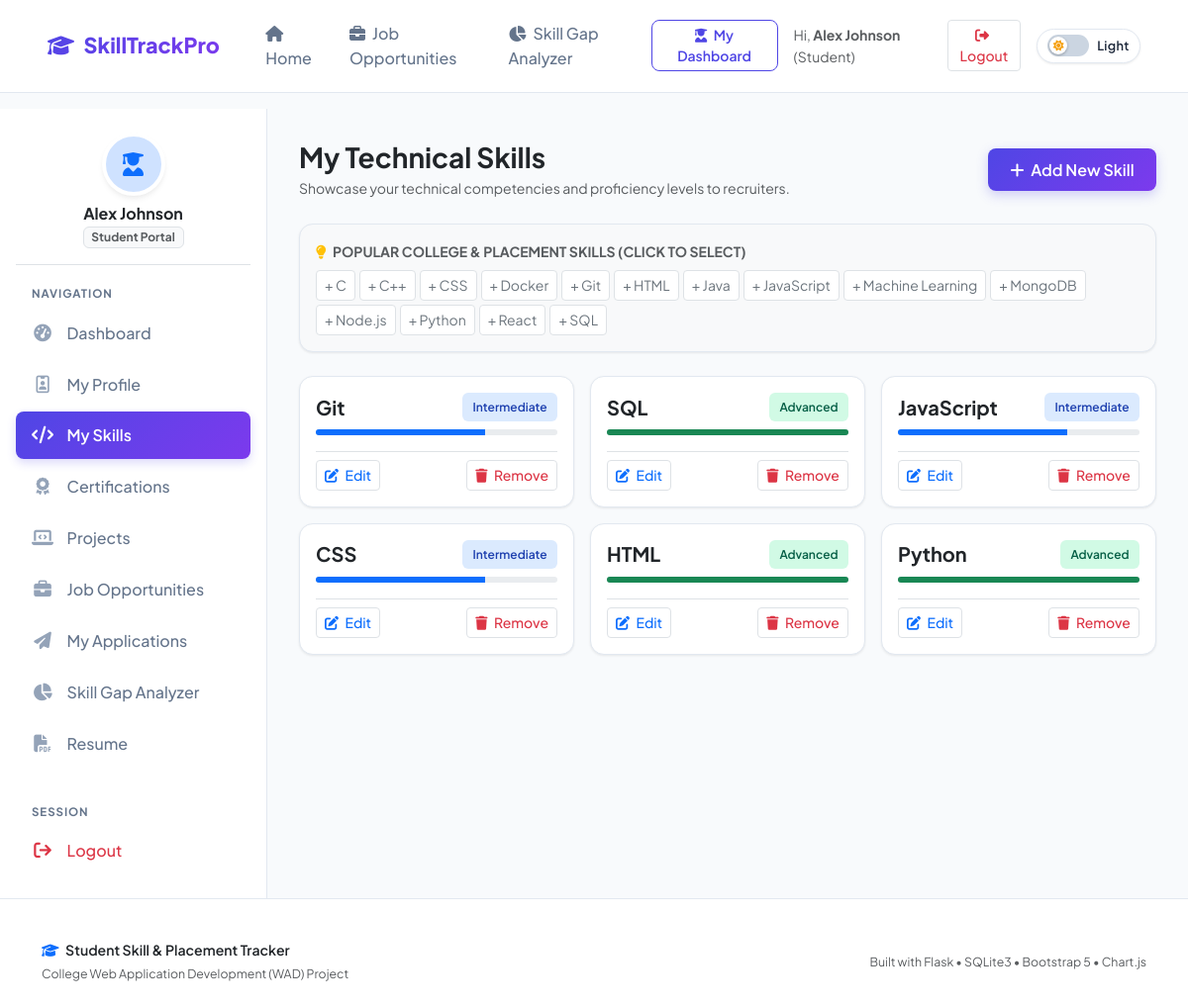
The page /student/skills (signed in) on the database its author committed.
### tables this page shows
CREATE TABLE skills (
        id INTEGER PRIMARY KEY AUTOINCREMENT,
        name TEXT UNIQUE NOT NULL,
        category TEXT
    );

CREATE TABLE student_skills (
        id INTEGER PRIMARY KEY AUTOINCREMENT,
        student_id INTEGER NOT NULL,
        skill_name TEXT NOT NULL,
        proficiency TEXT NOT NULL CHECK(proficiency IN ('Beginner', 'Intermediate', 'Advanced')),
        created_at TIMESTAMP DEFAULT CURRENT_TIMESTAMP,
        FOREIGN KEY (student_id) REFERENCES users (id) ON DELETE CASCADE,
        UNIQUE (student_id, skill_name)
    );

### app.py (the view)
@app.route('/student/skills')
@student_required
def skills():
    student_id = session['user_id']
    db = get_db()
    student_skills = db.execute("SELECT * FROM student_skills WHERE student_id = ? ORDER BY id DESC", (student_id,)).fetchall()
    master_skills = db.execute("SELECT name FROM skills ORDER BY name ASC").fetchall()
    return render_template('skills.html', student_skills=student_skills, master_skills=master_skills)

### app.py (called while the page is built)
def get_db():
    if 'db' not in g:
        g.db = sqlite3.connect(app.config['DATABASE'])
        g.db.row_factory = sqlite3.Row
        g.db.execute("PRAGMA foreign_keys = ON")
    return g.db

def student_required(f):
    @wraps(f)
    def decorated_function(*args, **kwargs):
        if 'user_id' not in session:
            flash('Please log in to continue.', 'warning')
            return redirect(url_for('login'))
        if session.get('role') != 'student':
            flash('Access denied. Student portal only.', 'danger')
            return redirect(url_for('admin_dashboard'))
        return f(*args, **kwargs)
    return decorated_function

### templates/skills.html (shortened to what this page needs)
{% extends "base.html" %}
{% block content %}
<div class="app-wrapper">
    {% include "student_sidebar.html" %}
    <div class="main-content">
        <div class="d-flex flex-wrap align-items-center justify-content-between mb-4">
            <div>
                <h3 class="fw-bold text-dark mb-1">My Technical Skills</h3>
                <p class="text-muted small mb-0">Showcase your technical competencies and proficiency levels to recruiters.</p>
            </div>
            <button class="btn btn-primary" data-bs-toggle="modal" data-bs-target="#addSkillModal">
                <i class="fa-solid fa-plus me-1"></i> Add New Skill
            </button>
        </div>
        <div class="card card-custom p-3 mb-4 bg-light">
            <small class="fw-bold text-muted text-uppercase d-block mb-2">
                <i class="fa-solid fa-lightbulb text-warning me-1"></i> Popular College & Placement Skills (Click to select)
            </small>
            <div class="d-flex flex-wrap gap-1">
                {% for m in master_skills %}
                    <button type="button" class="btn btn-sm btn-outline-secondary py-1 px-2 border bg-white" onclick="quickSelectSkill('{{ m.name }}')">
                        + {{ m.name }}
                    </button>
                {% endfor %}
            </div>
        </div>
        <div class="row g-3">
            {% if student_skills %}
                {% for skill in student_skills %}
                <div class="col-md-6 col-lg-4">
                    <div class="card card-custom h-100 p-3">
                        <div class="d-flex align-items-center justify-content-between mb-2">
                            <h5 class="fw-bold text-dark mb-0">{{ skill.skill_name }}</h5>
                            <span class="badge-proficiency {{ skill.proficiency|lower }}">
                                {{ skill.proficiency }}
                            </span>
                        </div>
                        <div class="progress mb-3" style="height: 6px;">
                            {% if skill.proficiency == 'Beginner' %}
                                <div class="progress-bar bg-warning" style="width: 35%;"></div>
                            {% elif skill.proficiency == 'Intermediate' %}
                                <div class="progress-bar bg-primary" style="width: 70%;"></div>
                            {% else %}
                                <div class="progress-bar bg-success" style="width: 100%;"></div>
                            {% endif %}
                        </div>
                        <div class="d-flex justify-content-between align-items-center mt-auto pt-2 border-top">
                            <button class="btn btn-light btn-sm text-primary py-1 px-2 border" data-bs-toggle="modal" data-bs-target="#editSkillModal{{ skill.id }}">
                                <i class="fa-solid fa-pen-to-square me-1"></i> Edit
                            </button>
                            <form method="POST" action="{{ url_for('delete_skill', skill_id=skill.id) }}" onsubmit="return confirm('Remove skill {{ skill.skill_name }}?');">
                                <button type="submit" class="btn btn-light btn-sm text-danger py-1 px-2 border">
                                    <i class="fa-solid fa-trash me-1"></i> Remove
                                </button>
                            </form>
                        </div>
                    </div>
                </div>
                {% endfor %}
            {% endif %}
        </div>
    </div>
</div>
{% endblock %}

### static/css/style.css (style rules this page uses)
:root { --font-main: 'Plus Jakarta Sans', -apple-system, BlinkMacSystemFont, 'Segoe UI', Roboto, sans-serif; --primary: #4f46e5; --primary-hover: #4338ca; --primary-light: #eef2ff; --secondary: #7c3aed; --secondary-light: #f5f3ff; --accent: #06b6d4; --success: #10b981; --success-light: #ecfdf5; --warning: #f59e0b; --warning-light: #fffbeb; --danger: #ef4444; --danger-light: #fef2f2; --info: #0284c7; --info-light: #f0f9ff; --dark: #0f172a; --text-main: #1e293b; --text-muted: #64748b; --bg-body: #f8fafc; --bg-card: #ffffff; --border-color: #e2e8f0; --sidebar-width: 270px; --navbar-height: 72px; --radius-sm: 8px; --radius-md: 14px; --radius-lg: 20px; --shadow-sm: 0 1px 3px rgba(0, 0, 0, 0.05), 0 1px 2px rgba(0, 0, 0, 0.03); --shadow-md: 0 4px 6px -1px rgba(0, 0, 0, 0.06), 0 2px 4px -1px rgba(0, 0, 0, 0.04); --shadow-lg: 0 10px 15px -3px rgba(0, 0, 0, 0.07), 0 4px 6px -2px rgba(0, 0, 0, 0.04); --shadow-xl: 0 20px 25px -5px rgba(0, 0, 0, 0.08), 0 10px 10px -5px rgba(0, 0, 0, 0.03); }
* { margin: 0; padding: 0; box-sizing: border-box; }
body { font-family: var(--font-main); background-color: var(--bg-body); color: var(--text-main); line-height: 1.6; min-height: 100vh; display: flex; flex-direction: column; -webkit-font-smoothing: antialiased; }
.btn-primary { background: linear-gradient(135deg, var(--primary) 0%, var(--secondary) 100%); border: none; color: #ffffff; font-weight: 600; padding: 0.6rem 1.4rem; border-radius: var(--radius-sm); box-shadow: 0 4px 12px rgba(79, 70, 229, 0.25); transition: all 0.25s ease; }
.btn-light { background-color: #ffffff; border: 1px solid var(--border-color); color: var(--text-main); font-weight: 500; }
.app-wrapper { display: flex; flex: 1; min-height: calc(100vh - var(--navbar-height)); }
.main-content { flex: 1; padding: 2rem; background-color: var(--bg-body); max-width: 100%; overflow-x: hidden; }
.card-custom { background: var(--bg-card); border: 1px solid var(--border-color); border-radius: var(--radius-md); box-shadow: var(--shadow-sm); transition: transform 0.25s ease, box-shadow 0.25s ease; overflow: hidden; }
.badge-proficiency { font-size: 0.75rem; font-weight: 600; padding: 0.3rem 0.65rem; border-radius: 6px; }
.badge-proficiency.intermediate { background-color: #dbeafe; color: #1e40af; }
.badge-proficiency.advanced { background-color: #d1fae5; color: #065f46; }

### rows shown on the page
skills: name "C"
skills: name "C++"
skills: name "CSS"
skills: name "Docker"
skills: name "Git"
skills: name "HTML"
skills: name "Java"
skills: name "JavaScript"
skills: name "Machine Learning"
skills: name "MongoDB"
skills: name "Node.js"
skills: name "Python"
skills: name "React"
skills: name "SQL"
student_skills: skill_name "Git", proficiency "Intermediate"
student_skills: skill_name "SQL", proficiency "Advanced"
student_skills: skill_name "JavaScript", proficiency "Intermediate"
student_skills: skill_name "CSS", proficiency "Intermediate"
student_skills: skill_name "HTML", proficiency "Advanced"
student_skills: skill_name "Python", proficiency "Advanced"

### other values the page prints
{{ session.get('name') }} "Alex Johnson"
{{ session.get('role')|capitalize }} "Student"
